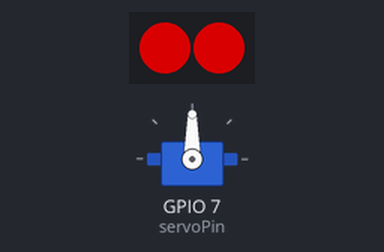
Simulated run of this sketch. Board: Seeed XIAO ESP32-C3. Parts: servo, 2 RGB LEDs in strip order, left to right. Dim RGB values are drawn brighter than linear; what the sketch prints to the serial monitor is not drawn. At 22.5 s the program puts the board to deep sleep or switches it off; the recording ends there.

Above: at 0.62 s.
At 2.12 s:
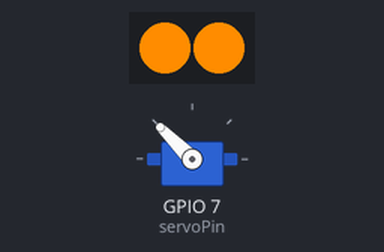
At 3.37 s:
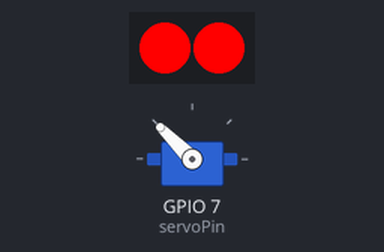
At 6.13 s:
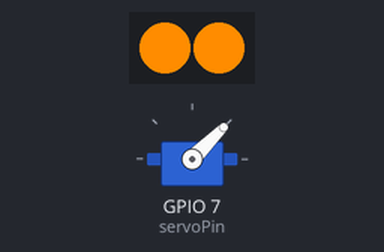
At 8.63 s:
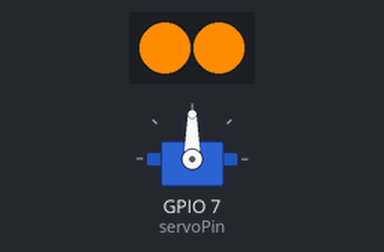
At 11.3 s:
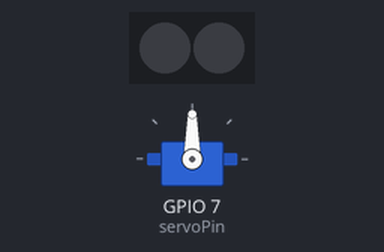
Timing chart, 0 to 12.8 s (numbered marks = the images above):
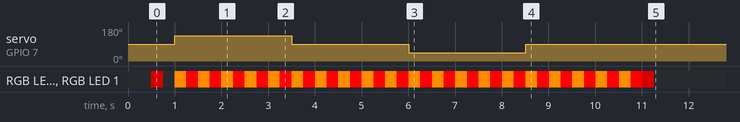

Measured:
- by itself, servo on GPIO 7 (servoPin): 90° → 135° at 1.0 s, → 90° 2.5 s later, → 45° 2.5 s later, → 90° 2.5 s later
- by itself, RGB LED 0, RGB LED 1: off → RGB(139, 0, 0) at 0.50 s, → off 0.25 s later, → RGB(255, 140, 0) 0.25 s later, → RGB(255, 0, 0) 0.25 s later, … (44 changes in this stretch)

The sketch:

Animatronic_Owl.ino
```cpp
// CLClab306: 11/2024 "Animatronic Owl"
// Uses XIAO ESP32C3 microcontroller, EMAX ES08MDII digital servo,
//  two WS2812B RGB LEDs & RCWL-0516 microwave motion detector
// GPIO-Wakeup from deep sleep when GPIO2 goes HIGH from RCWL-0516 OUT pin
// output to servo on GPIO7
// output to LED Din on GPIO20
// works best with +5V power on RCWL, servo, & LEDs

#include "FastLED.h"
#include <ESP32Servo.h>

#define NUM_LEDS 2
#define BUTTON_PIN_BITMASK(GPIO) (1ULL << GPIO)

CRGB leds[NUM_LEDS];
Servo myservo;  // create servo object

uint64_t bitmask = BUTTON_PIN_BITMASK(GPIO_NUM_2);  // wakeup pin is GPIO2
int pos = 0;                        // variable to store the servo position
int servoPin = 7;

void flash_red()
  {
    leds[0] = CRGB::DarkRed; leds[1] = CRGB::DarkRed; FastLED.show();
    delay(250);
    leds[0] = CRGB::Black; leds[1] = CRGB::Black; FastLED.show();
    delay(250);
  }

void blink_eyes()
  {
    for(int i = 0; i < 5; i++)
      {
        leds[0] = CRGB::DarkOrange; leds[1] = CRGB::DarkOrange;
        FastLED.show(); delay(250);
        leds[0] = CRGB::Red; leds[1] = CRGB::Red;
        FastLED.show(); delay(250);
      }
    leds[0] = CRGB::Black; leds[1] = CRGB::Black; FastLED.show();
  }

void setup()
{
  Serial.begin(115200);
  FastLED.addLeds<NEOPIXEL, 20>(leds, NUM_LEDS); // Neopixel IN = GPIO20
  // Allow allocation of all timers
	ESP32PWM::allocateTimer(0);
	ESP32PWM::allocateTimer(1);
	ESP32PWM::allocateTimer(2);
	ESP32PWM::allocateTimer(3);

  myservo.setPeriodHertz(50);    // standard 50 hz servo
  myservo.attach(servoPin, 300, 2400);

  // Check wakeup reason
  esp_sleep_wakeup_cause_t wakeup_reason = esp_sleep_get_wakeup_cause();
  if (wakeup_reason == ESP_SLEEP_WAKEUP_UNDEFINED)
    {
      Serial.println("First boot");
    }
  else
    {
      Serial.println("Woke up from deep sleep");
    }
  delay(500);
}

void loop()
  {
    //
    Serial.println("I'm awake now");
    Serial.println("I'm doing my thing...");
    myservo.write(90);
    flash_red();
    myservo.write(135);
    blink_eyes();
    myservo.write(90);
    blink_eyes();
    myservo.write(45);
    blink_eyes();
    myservo.write(90);
    blink_eyes();
    flash_red();
    Serial.println("I'm going to chill out for about 10 sec now.");
    delay(10000);                         // prevent new motion trigger for 10 sec                                                                                                                                                                                                                                                     motion-trigger for 10-sec

    // Enable GPIO wakeup when GPIO2 goes HIGH
    esp_deep_sleep_enable_gpio_wakeup(bitmask, ESP_GPIO_WAKEUP_GPIO_HIGH);
    Serial.println("I'm going to sleep now...");Serial.println();
    delay(1000);
    esp_deep_sleep_start();
  }
```
